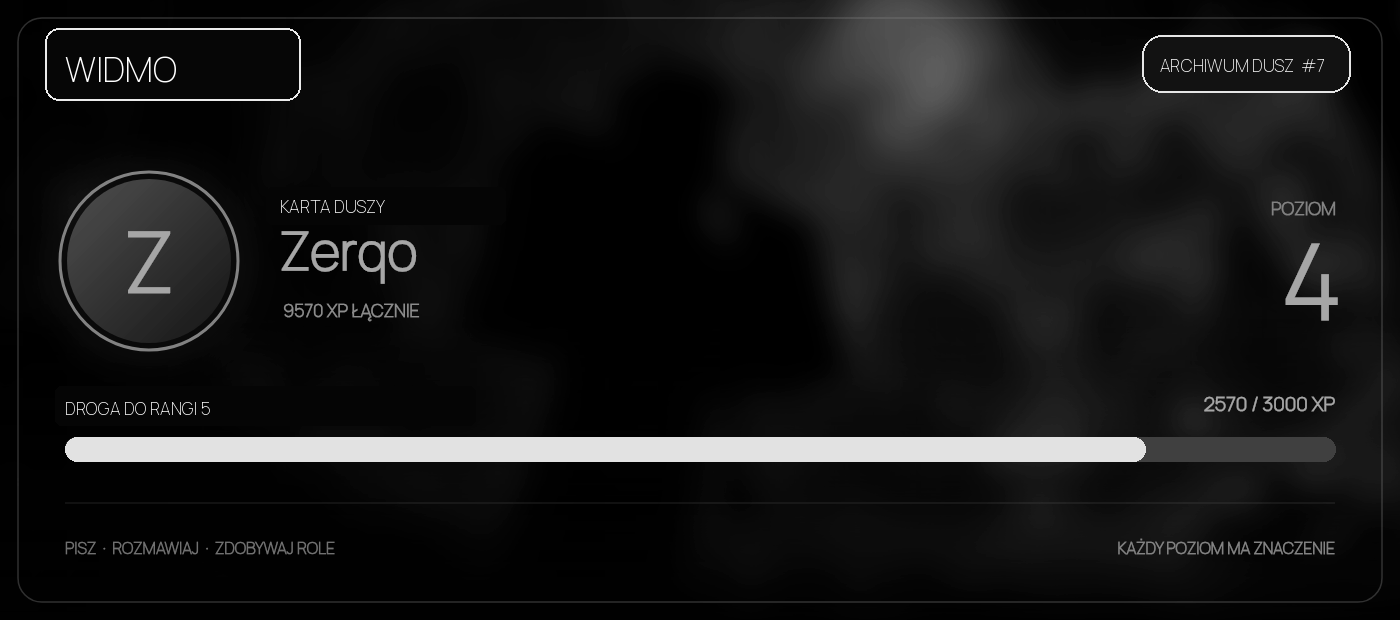
#> input picture WIDMO-Discord-Bot/examples/rank.png, 1400 x 620 px
$ python build-visual-assets.py ../examples/rank.png
#> lines starting #> are read from the running program, lines starting #| are printed output that depends on the picture; after the words box and inside, x2 and y2 are one past the last pixel; in counts of white or black regions, pixels touching at a corner belong together
from PIL import Image, ImageDraw, ImageFilter, ImageChops
import numpy as np, random, math, os, sys
ROOT=os.path.dirname(os.path.dirname(os.path.abspath(__file__)))
assets=os.path.join(ROOT,'assets')
os.makedirs(assets, exist_ok=True)
src_path = sys.argv[1] if len(sys.argv) > 1 else os.path.join(assets, 'widmo-logo-source.png')
if not os.path.exists(src_path):
    raise SystemExit(f'Brak źródłowego logo: {src_path}. Przekaż ścieżkę do obrazu jako pierwszy argument.')
src=Image.open(src_path).convert('RGB')
#> src is the input picture: PIL image 1400x620 RGB; min 0, max 255, mean 22.7
a=np.array(src)
# Flood-fill only bright pixels connected to the outside; the white ghost is enclosed by the dark emblem.
gray=a.mean(axis=2)
mask=gray>220
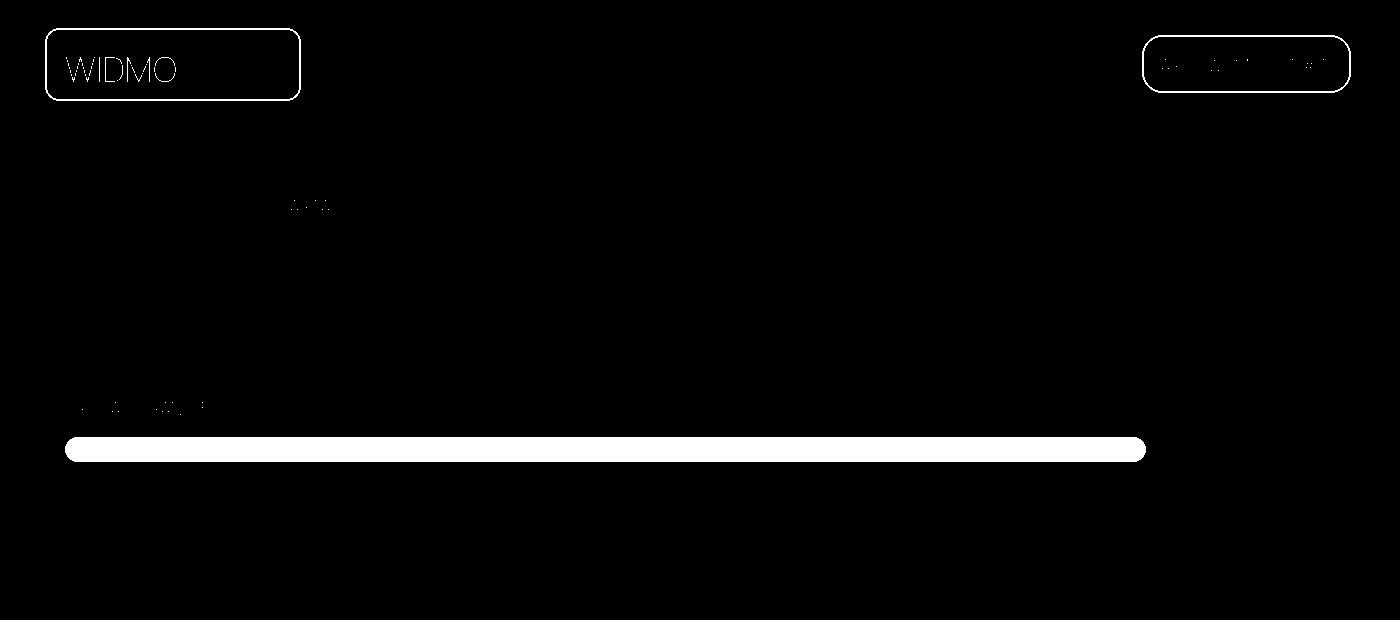
#> mask: shape (620, 1400) bool; 3.4% white; 77 white regions (68 under 20 px), largest, box (x1, y1, x2, y2) and area: (65, 437, 1146, 462) 26889, (45, 28, 301, 101) 1244, (1142, 35, 1351, 93) 968
h,w=mask.shape
#> h = 620; w = 1400
seen=np.zeros((h,w),dtype=bool)
from collections import deque
q=deque()
for x in range(w):
    if mask[0,x]: seen[0,x]=1;q.append((0,x))
    if mask[h-1,x] and not seen[h-1,x]: seen[h-1,x]=1;q.append((h-1,x))
#> seen: shape (620, 1400) bool; every value is 0
for y in range(h):
    if mask[y,0] and not seen[y,0]: seen[y,0]=1;q.append((y,0))
    if mask[y,w-1] and not seen[y,w-1]: seen[y,w-1]=1;q.append((y,w-1))
while q:
    y,x=q.popleft()
    for ny,nx in ((y-1,x),(y+1,x),(y,x-1),(y,x+1)):
        if 0<=ny<h and 0<=nx<w and mask[ny,nx] and not seen[ny,nx]:
            seen[ny,nx]=1; q.append((ny,nx))
#> this loop made 0 passes
# Determine visual bounds using all pixels far from white.
nonwhite=np.min(a,axis=2)<210
ys,xs=np.where(nonwhite)
x0,x1=max(0,xs.min()-32),min(w,xs.max()+33)
#> x0 = 0; x1 = 1400
y0,y1=max(0,ys.min()-32),min(h,ys.max()+33)
#> y0 = 0; y1 = 620
# Transparent isolated mark; connected white background removed and enclosed ghost retained.
rgba=np.dstack([a, np.full((h,w),255,dtype=np.uint8)])
rgba[seen,3]=0
# Fade antialiasing at the edge of the outside background for a clean transparent edge.
# For any bright external pixel outside the flood mask boundary, alpha ramps down with brightness.
external=seen
# crop transparent emblem
mark=Image.fromarray(rgba.astype('uint8'),'RGBA').crop((x0,y0,x1,y1))
# Trim any fully transparent empty regions but keep breathing room.
bbox=mark.getbbox()
#> bbox = (0, 0, 1400, 620)
if bbox: mark=mark.crop(bbox)
# Keep the user's supplied emblem as the sole source of the logo asset.
# Square crop of user's exact logo with transparent outer background; place on a subtle white/silver disc for reliable visibility.
size=max(mark.width,mark.height)
#> size = 1400
pad=34
canvas=Image.new('RGBA',(size+pad*2,size+pad*2),(0,0,0,0))
#> canvas: PIL image 1468x1468 RGBA; every value is 0
# Slight white medallion with a black outline gives the original charcoal crown and white ghost contrast.
d=ImageDraw.Draw(canvas)
d.ellipse((pad-14,pad-14,pad+size+14,pad+size+14), fill=(245,245,245,255), outline=(255,255,255,255), width=5)
# add the trimmed transparent source centered at original proportions
canvas.alpha_composite(mark,(pad+(size-mark.width)//2,pad+(size-mark.height)//2))
# Tight crop to square, downsample high quality
canvas=canvas.resize((900,900),Image.Resampling.LANCZOS)
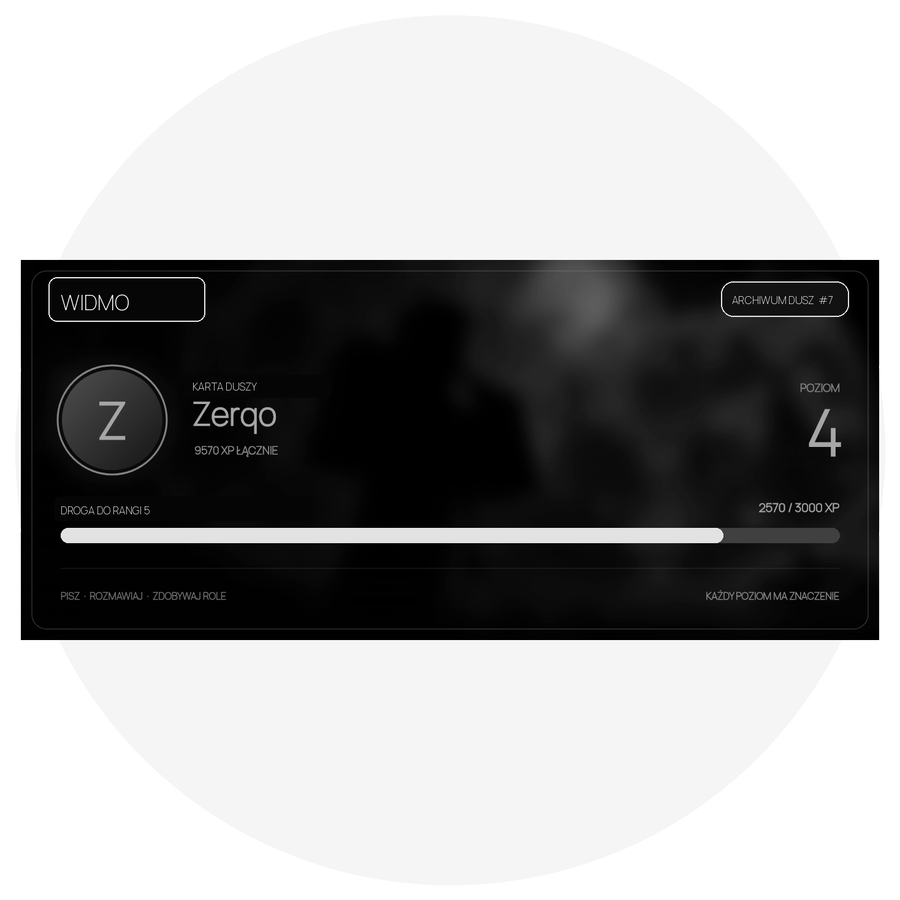
#> canvas: PIL image 900x900 RGBA; mean R, G, B, A 95.9, 95.9, 95.9, 191.7; transparent parts drawn white
canvas.save(os.path.join(assets,'widmo-logo.png'))
canvas.save(os.path.join(assets,'widmo-mark.png'))
# Generate a dark atmospheric backing that puts the white ghost watermark behind the content.
W,H=1600,900
Y,X=np.mgrid[0:H,0:W]
# vignette + two broad pale pools for smoke
cx,cy=W*0.77,H*0.47
rad=np.sqrt(((X-cx)/(W*.62))**2+((Y-cy)/(H*.90))**2)
base=8+22*np.exp(-(rad**2)*2.1)+8*np.exp(-(((X-W*.12)/(W*.35))**2+((Y-H*.85)/(H*.60))**2)*2)
# soft smoky patches from low-frequency noise
rng=np.random.default_rng(21025)
noise_img=Image.fromarray(rng.integers(0,256,(90,160),dtype=np.uint8),'L').resize((W,H),Image.Resampling.BICUBIC).filter(ImageFilter.GaussianBlur(22))
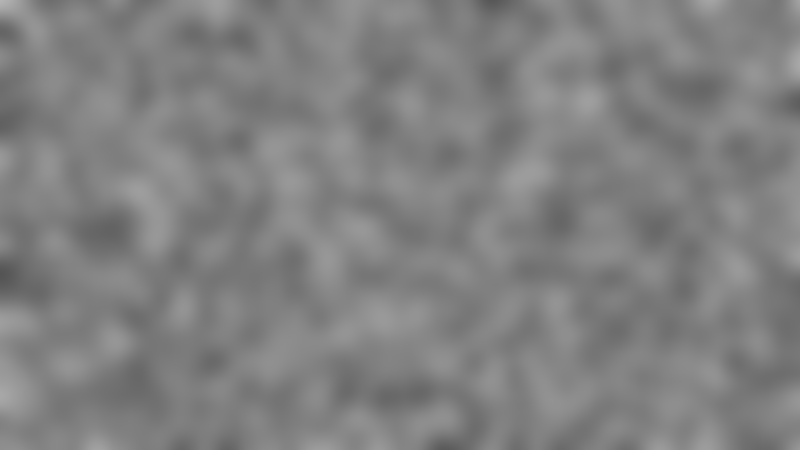
#> noise_img: PIL image 1600x900 L (shown at 1/2 size); min 84, max 180, mean 128.4
noise=np.asarray(noise_img,dtype=float)/255.0
base=base+(noise-0.5)*12
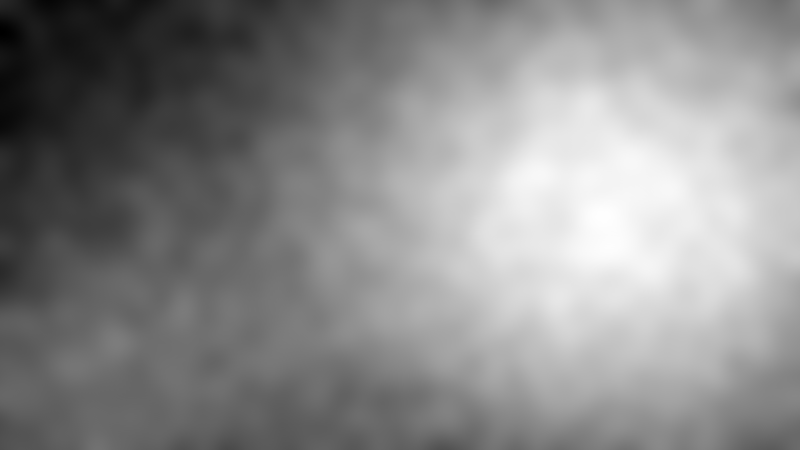
#> base: shape (900, 1600) float64 (shown at 1/2 size); min 7.53, max 30.42, mean 19.9; drawn with min black and max white
v=np.clip(base,2,38)
arr=np.zeros((H,W,3),dtype=np.uint8)
arr[:,:,0]=np.clip(v*0.96,0,255).astype('uint8')
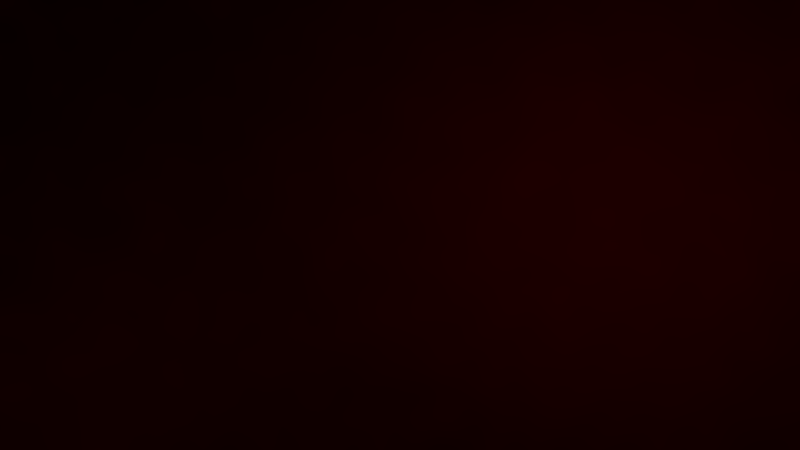
#> arr: shape (900, 1600, 3) (shown at 1/2 size); mean of channels 0, 1, 2 18.6, 0, 0; drawn as R, G, B
arr[:,:,1]=np.clip(v,0,255).astype('uint8')
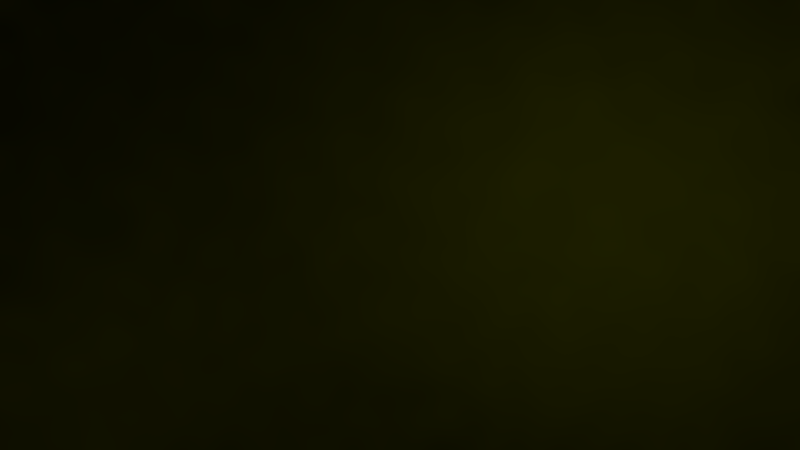
#> arr: shape (900, 1600, 3) (shown at 1/2 size); mean of channels 0, 1, 2 18.6, 19.4, 0; drawn as R, G, B
arr[:,:,2]=np.clip(v*1.04,0,255).astype('uint8')
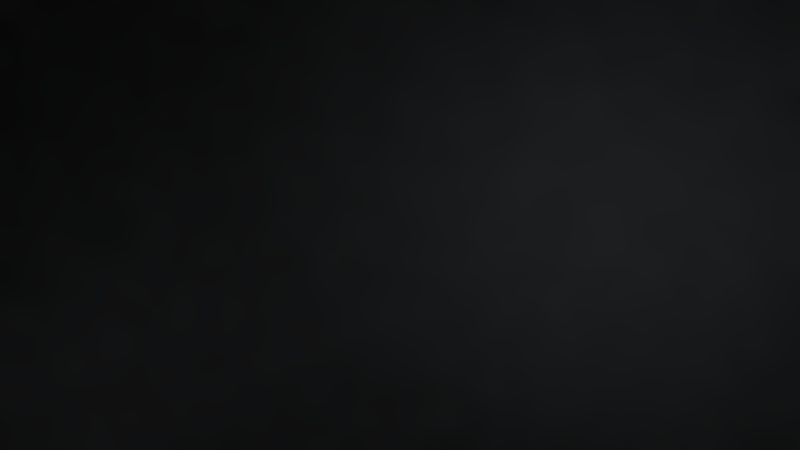
#> arr: shape (900, 1600, 3) (shown at 1/2 size); mean of channels 0, 1, 2 18.6, 19.4, 20.2; drawn as R, G, B
bg=Image.fromarray(arr,'RGB').convert('RGBA')
# Soft, low-contrast smoke trails; the Canvas renderer adds the blurred white ghost watermark
# separately so text stays readable and the mascot remains aligned across different card sizes.
smoke = Image.new('RGBA', (W, H), (0, 0, 0, 0))
#> smoke: PIL image 1600x900 RGBA; every value is 0
sd = ImageDraw.Draw(smoke)
for idx in range(7):
    points = []
    phase = idx * 0.83
    for t in np.linspace(0, 1, 220):
        x = W * (0.42 + 0.62 * t)
        y = H * (0.22 + idx * 0.085) + math.sin(t * 9.5 + phase) * (20 + idx * 3) + math.sin(t * 21 + phase) * 7
        points.append((int(x), int(y)))
    sd.line(points, fill=(205, 205, 210, 12 + (idx % 3) * 2), width=9 + (idx % 2) * 5)
smoke = smoke.filter(ImageFilter.GaussianBlur(28))
bg.alpha_composite(smoke)
# add elegant orbit rings and tiny stars
fx=Image.new('RGBA',(W,H),(0,0,0,0)); d=ImageDraw.Draw(fx)
d.ellipse((W*.53,H*.07,W*.96,H*.94),outline=(240,240,240,22),width=2)
d.ellipse((W*.57,H*.13,W*.92,H*.88),outline=(240,240,240,13),width=1)
for x,y,r,alpha_v in [(135,128,2,170),(370,720,2,105),(1420,145,2,110),(1280,760,3,85),(1000,108,2,100),(151,500,1,120),(1115,675,2,90),(940,800,1,90),(1460,520,1,125)]:
    d.ellipse((x-r,y-r,x+r,y+r),fill=(245,245,245,alpha_v))
    d.line((x-r*3,y,x+r*3,y), fill=(245,245,245,alpha_v//3),width=1)
    d.line((x,y-r*3,x,y+r*3), fill=(245,245,245,alpha_v//3),width=1)
bg.alpha_composite(fx)
bg.convert('RGB').save(os.path.join(assets,'background.png'),quality=95)
print('source',src.size,'bbox',(x0,y0,x1,y1),'mark',mark.size,'avatar',canvas.size,'background',(W,H))
#| source (1400, 620) bbox (0, 0, 1400, 620) mark (1400, 620) avatar (900, 900) background (1600, 900)
